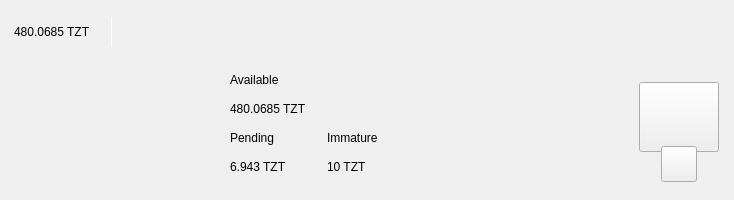
<?xml version="1.0" encoding="UTF-8"?>
<ui version="4.0">
 <class>TopBar</class>
 <widget class="QWidget" name="TopBar">
  <property name="geometry">
   <rect>
    <x>0</x>
    <y>0</y>
    <width>734</width>
    <height>200</height>
   </rect>
  </property>
  <property name="minimumSize">
   <size>
    <width>0</width>
    <height>200</height>
   </size>
  </property>
  <property name="maximumSize">
   <size>
    <width>16777215</width>
    <height>200</height>
   </size>
  </property>
  <property name="windowTitle">
   <string>Form</string>
  </property>
  <layout class="QVBoxLayout" name="verticalLayout_10" stretch="0">
   <property name="spacing">
    <number>0</number>
   </property>
   <property name="leftMargin">
    <number>0</number>
   </property>
   <property name="topMargin">
    <number>0</number>
   </property>
   <property name="rightMargin">
    <number>0</number>
   </property>
   <property name="bottomMargin">
    <number>0</number>
   </property>
   <item>
    <widget class="PFBorderImage" name="containerTop">
     <layout class="QVBoxLayout" name="verticalLayout_11">
      <property name="spacing">
       <number>0</number>
      </property>
      <property name="leftMargin">
       <number>0</number>
      </property>
      <property name="topMargin">
       <number>0</number>
      </property>
      <property name="rightMargin">
       <number>0</number>
      </property>
      <property name="bottomMargin">
       <number>0</number>
      </property>
      <item>
       <widget class="QWidget" name="top_container_2" native="true">
        <property name="minimumSize">
         <size>
          <width>0</width>
          <height>65</height>
         </size>
        </property>
        <layout class="QHBoxLayout" name="top_container">
         <property name="spacing">
          <number>0</number>
         </property>
         <property name="leftMargin">
          <number>14</number>
         </property>
         <property name="topMargin">
          <number>0</number>
         </property>
         <property name="rightMargin">
          <number>14</number>
         </property>
         <property name="bottomMargin">
          <number>0</number>
         </property>
         <item alignment="Qt::AlignVCenter">
          <widget class="QWidget" name="widgetTopAmount" native="true">
           <property name="sizePolicy">
            <sizepolicy hsizetype="Preferred" vsizetype="Maximum">
             <horstretch>0</horstretch>
             <verstretch>0</verstretch>
            </sizepolicy>
           </property>
           <layout class="QHBoxLayout" name="horizontalLayout_5">
            <property name="spacing">
             <number>0</number>
            </property>
            <property name="leftMargin">
             <number>0</number>
            </property>
            <property name="topMargin">
             <number>0</number>
            </property>
            <property name="rightMargin">
             <number>0</number>
            </property>
            <property name="bottomMargin">
             <number>0</number>
            </property>
            <item alignment="Qt::AlignTop">
             <widget class="QLabel" name="labelAmountTopPiv">
              <property name="minimumSize">
               <size>
                <width>0</width>
                <height>36</height>
               </size>
              </property>
              <property name="styleSheet">
               <string notr="true">padding:0px;margin:0px;</string>
              </property>
              <property name="text">
               <string>480.0685 TZT</string>
              </property>
             </widget>
            </item>
            <item>
             <spacer name="horizontalSpacer_11">
              <property name="orientation">
               <enum>Qt::Horizontal</enum>
              </property>
              <property name="sizeType">
               <enum>QSizePolicy::Fixed</enum>
              </property>
              <property name="sizeHint" stdset="0">
               <size>
                <width>20</width>
                <height>20</height>
               </size>
              </property>
             </spacer>
            </item>
            <item alignment="Qt::AlignVCenter">
             <widget class="QLabel" name="label_16">
              <property name="minimumSize">
               <size>
                <width>1</width>
                <height>30</height>
               </size>
              </property>
              <property name="maximumSize">
               <size>
                <width>1</width>
                <height>30</height>
               </size>
              </property>
              <property name="styleSheet">
               <string notr="true">background-color:white;
padding:0px;
border:none;</string>
              </property>
              <property name="text">
               <string/>
              </property>
             </widget>
            </item>
            <item>
             <spacer name="horizontalSpacer_12">
              <property name="orientation">
               <enum>Qt::Horizontal</enum>
              </property>
              <property name="sizeType">
               <enum>QSizePolicy::Fixed</enum>
              </property>
              <property name="sizeHint" stdset="0">
               <size>
                <width>20</width>
                <height>20</height>
               </size>
              </property>
             </spacer>
            </item>
           </layout>
          </widget>
         </item>
         <item>
          <spacer name="horizontalSpacer">
           <property name="orientation">
            <enum>Qt::Horizontal</enum>
           </property>
           <property name="sizeHint" stdset="0">
            <size>
             <width>40</width>
             <height>20</height>
            </size>
           </property>
          </spacer>
         </item>
         <item>
          <layout class="QHBoxLayout" name="horizontalLayout_4">
           <property name="spacing">
            <number>12</number>
           </property>
           <property name="rightMargin">
            <number>0</number>
           </property>
           <item alignment="Qt::AlignRight">
            <widget class="QWidget" name="layoutSync" native="true">
             <property name="minimumSize">
              <size>
               <width>0</width>
               <height>36</height>
              </size>
             </property>
             <property name="maximumSize">
              <size>
               <width>16777215</width>
               <height>36</height>
              </size>
             </property>
             <layout class="QVBoxLayout" name="verticalLayout_9">
              <property name="leftMargin">
               <number>0</number>
              </property>
              <property name="topMargin">
               <number>0</number>
              </property>
              <property name="rightMargin">
               <number>0</number>
              </property>
              <property name="bottomMargin">
               <number>0</number>
              </property>
              <item>
               <widget class="ExpandableButton" name="pushButtonSync" native="true">
                <property name="minimumSize">
                 <size>
                  <width>36</width>
                  <height>36</height>
                 </size>
                </property>
                <property name="maximumSize">
                 <size>
                  <width>16777215</width>
                  <height>36</height>
                 </size>
                </property>
               </widget>
              </item>
             </layout>
            </widget>
           </item>
           <item>
            <widget class="ExpandableButton" name="pushButtonMint" native="true">
             <property name="minimumSize">
              <size>
               <width>36</width>
               <height>36</height>
              </size>
             </property>
            </widget>
           </item>
           <item>
            <widget class="ExpandableButton" name="pushButtonStack" native="true">
             <property name="minimumSize">
              <size>
               <width>36</width>
               <height>36</height>
              </size>
             </property>
            </widget>
           </item>
           <item>
            <widget class="ExpandableButton" name="pushButtonColdStaking" native="true">
             <property name="minimumSize">
              <size>
               <width>36</width>
               <height>36</height>
              </size>
             </property>
            </widget>
           </item>
           <item>
            <widget class="ExpandableButton" name="pushButtonConnection" native="true">
             <property name="minimumSize">
              <size>
               <width>36</width>
               <height>36</height>
              </size>
             </property>
            </widget>
           </item>
           <item>
            <widget class="ExpandableButton" name="pushButtonLock" native="true">
             <property name="sizePolicy">
              <sizepolicy hsizetype="Expanding" vsizetype="Expanding">
               <horstretch>0</horstretch>
               <verstretch>0</verstretch>
              </sizepolicy>
             </property>
             <property name="minimumSize">
              <size>
               <width>36</width>
               <height>0</height>
              </size>
             </property>
            </widget>
           </item>
           <item>
            <widget class="ExpandableButton" name="pushButtonTheme" native="true">
             <property name="minimumSize">
              <size>
               <width>36</width>
               <height>36</height>
              </size>
             </property>
             <property name="maximumSize">
              <size>
               <width>16777215</width>
               <height>36</height>
              </size>
             </property>
            </widget>
           </item>
           <item>
            <widget class="ExpandableButton" name="pushButtonFAQ" native="true">
             <property name="minimumSize">
              <size>
               <width>36</width>
               <height>36</height>
              </size>
             </property>
            </widget>
           </item>
          </layout>
         </item>
        </layout>
       </widget>
      </item>
      <item>
       <widget class="QWidget" name="bottom_container" native="true">
        <property name="minimumSize">
         <size>
          <width>0</width>
          <height>135</height>
         </size>
        </property>
        <layout class="QHBoxLayout" name="botton_container">
         <property name="leftMargin">
          <number>10</number>
         </property>
         <property name="topMargin">
          <number>0</number>
         </property>
         <property name="rightMargin">
          <number>10</number>
         </property>
         <property name="bottomMargin">
          <number>10</number>
         </property>
         <item>
          <spacer name="horizontalSpacer_4">
           <property name="orientation">
            <enum>Qt::Horizontal</enum>
           </property>
           <property name="sizeHint" stdset="0">
            <size>
             <width>40</width>
             <height>20</height>
            </size>
           </property>
          </spacer>
         </item>
         <item>
          <layout class="QHBoxLayout" name="horizontalLayout_3">
           <property name="bottomMargin">
            <number>9</number>
           </property>
           <item>
            <layout class="QVBoxLayout" name="verticalLayout_7">
             <property name="spacing">
              <number>0</number>
             </property>
             <property name="leftMargin">
              <number>0</number>
             </property>
             <property name="rightMargin">
              <number>30</number>
             </property>
             <item>
              <layout class="QVBoxLayout" name="verticalLayout_2">
               <item>
                <widget class="QLabel" name="labelTitle1">
                 <property name="text">
                  <string>Available</string>
                 </property>
                </widget>
               </item>
               <item>
                <widget class="QLabel" name="labelAmountPiv">
                 <property name="text">
                  <string>480.0685 TZT</string>
                 </property>
                </widget>
               </item>
              </layout>
             </item>
             <item>
              <layout class="QHBoxLayout" name="horizontalLayout_2">
               <property name="spacing">
                <number>0</number>
               </property>
               <item>
                <layout class="QVBoxLayout" name="verticalLayout_3">
                 <item>
                  <widget class="QLabel" name="labelTitle3">
                   <property name="text">
                    <string>Pending</string>
                   </property>
                  </widget>
                 </item>
                 <item>
                  <widget class="QLabel" name="labelPendingPiv">
                   <property name="text">
                    <string>6.943 TZT</string>
                   </property>
                  </widget>
                 </item>
                </layout>
               </item>
               <item>
                <spacer name="horizontalSpacer_3">
                 <property name="orientation">
                  <enum>Qt::Horizontal</enum>
                 </property>
                 <property name="sizeType">
                  <enum>QSizePolicy::Fixed</enum>
                 </property>
                 <property name="sizeHint" stdset="0">
                  <size>
                   <width>40</width>
                   <height>20</height>
                  </size>
                 </property>
                </spacer>
               </item>
               <item>
                <layout class="QVBoxLayout" name="verticalLayout_4">
                 <item>
                  <widget class="QLabel" name="labelTitle4">
                   <property name="text">
                    <string>Immature</string>
                   </property>
                  </widget>
                 </item>
                 <item>
                  <widget class="QLabel" name="labelImmaturePiv">
                   <property name="text">
                    <string>10 TZT</string>
                   </property>
                  </widget>
                 </item>
                </layout>
               </item>
              </layout>
             </item>
            </layout>
           </item>
          </layout>
         </item>
         <item>
          <spacer name="horizontalSpacer_2">
           <property name="orientation">
            <enum>Qt::Horizontal</enum>
           </property>
           <property name="sizeHint" stdset="0">
            <size>
             <width>40</width>
             <height>20</height>
            </size>
           </property>
          </spacer>
         </item>
         <item alignment="Qt::AlignHCenter|Qt::AlignVCenter">
          <widget class="QWidget" name="qrContainer" native="true">
           <property name="sizePolicy">
            <sizepolicy hsizetype="Preferred" vsizetype="Minimum">
             <horstretch>0</horstretch>
             <verstretch>0</verstretch>
            </sizepolicy>
           </property>
           <property name="minimumSize">
            <size>
             <width>90</width>
             <height>110</height>
            </size>
           </property>
           <property name="maximumSize">
            <size>
             <width>90</width>
             <height>110</height>
            </size>
           </property>
           <layout class="QVBoxLayout" name="containerQR">
            <property name="spacing">
             <number>0</number>
            </property>
            <property name="leftMargin">
             <number>5</number>
            </property>
            <property name="topMargin">
             <number>10</number>
            </property>
            <property name="rightMargin">
             <number>5</number>
            </property>
            <property name="bottomMargin">
             <number>0</number>
            </property>
            <item>
             <widget class="QPushButton" name="btnQr">
              <property name="minimumSize">
               <size>
                <width>70</width>
                <height>70</height>
               </size>
              </property>
              <property name="maximumSize">
               <size>
                <width>16777215</width>
                <height>70</height>
               </size>
              </property>
              <property name="focusPolicy">
               <enum>Qt::NoFocus</enum>
              </property>
              <property name="text">
               <string/>
              </property>
              <property name="iconSize">
               <size>
                <width>70</width>
                <height>70</height>
               </size>
              </property>
             </widget>
            </item>
            <item>
             <spacer name="verticalSpacer">
              <property name="orientation">
               <enum>Qt::Vertical</enum>
              </property>
              <property name="sizeType">
               <enum>QSizePolicy::Fixed</enum>
              </property>
              <property name="sizeHint" stdset="0">
               <size>
                <width>20</width>
                <height>20</height>
               </size>
              </property>
             </spacer>
            </item>
            <item alignment="Qt::AlignHCenter|Qt::AlignBottom">
             <widget class="QPushButton" name="pushButtonQR">
              <property name="minimumSize">
               <size>
                <width>36</width>
                <height>36</height>
               </size>
              </property>
              <property name="maximumSize">
               <size>
                <width>36</width>
                <height>36</height>
               </size>
              </property>
              <property name="focusPolicy">
               <enum>Qt::NoFocus</enum>
              </property>
              <property name="text">
               <string/>
              </property>
             </widget>
            </item>
           </layout>
          </widget>
         </item>
        </layout>
       </widget>
      </item>
     </layout>
    </widget>
   </item>
  </layout>
 </widget>
 <customwidgets>
  <customwidget>
   <class>ExpandableButton</class>
   <extends>QWidget</extends>
   <header>qt/tanzanite/expandablebutton.h</header>
   <container>1</container>
  </customwidget>
  <customwidget>
   <class>PFBorderImage</class>
   <extends>QFrame</extends>
   <header>qt/tanzanite/pfborderimage.h</header>
   <container>1</container>
  </customwidget>
 </customwidgets>
 <resources/>
 <connections/>
</ui>
